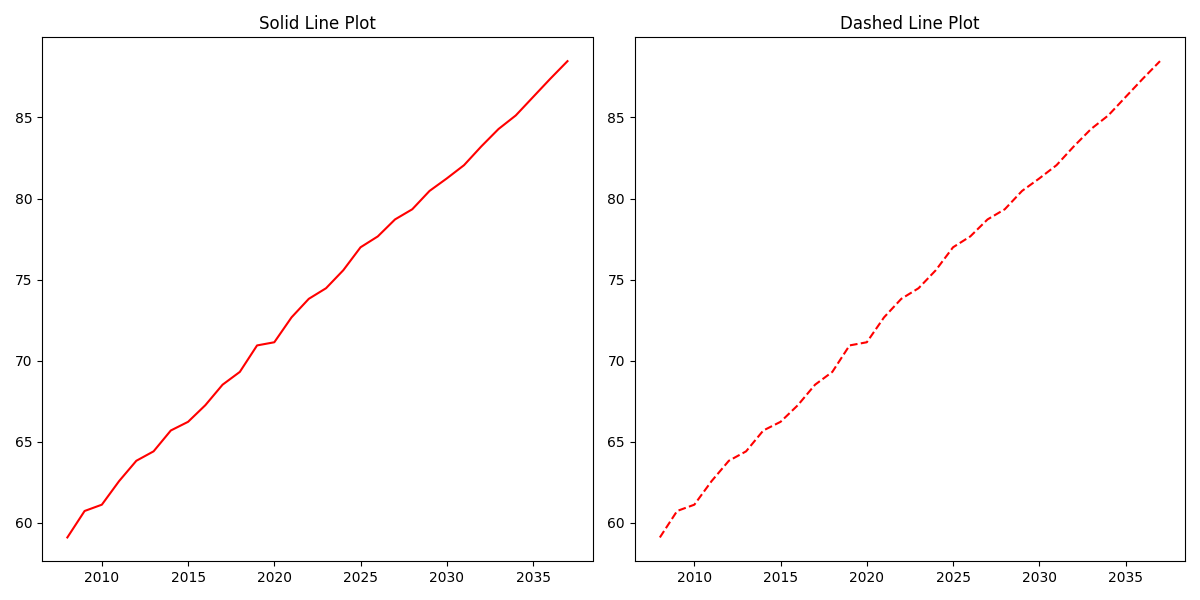

This chart was generated by the following Python code:
import numpy as np
import matplotlib.pyplot as plt

# Set up the random generator and data
rng = np.random.default_rng()
years = [2008 + x for x in range(30)]
weight = [(60 + y + rng.random() * -1) for y in range(30)]

# Set up the figure and subplots
plt.figure(figsize=(12, 6))

# Plot the first graph in the first subplot
plt.subplot(1, 2, 1)  # 1 row, 2 columns, 1st subplot
plt.plot(years, weight, c="red")
plt.title("Solid Line Plot")

# Plot the second graph in the second subplot
plt.subplot(1, 2, 2)  # 1 row, 2 columns, 2nd subplot
plt.plot(years, weight, c="red", linestyle="--")
plt.title("Dashed Line Plot")


# Display both plots at once
plt.tight_layout()  # Adjusts spacing between subplots
plt.show()
